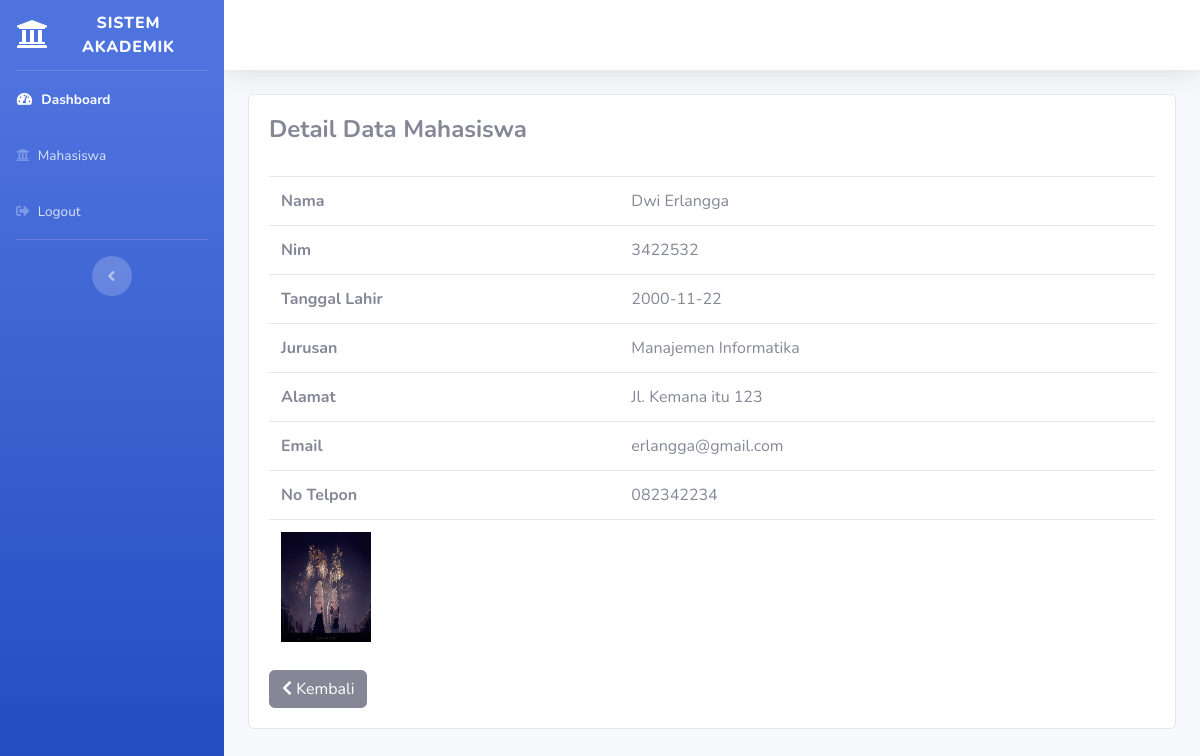
Page /administrator/mahasiswa/detail/12 on the committed database.
### tables this page shows
CREATE TABLE `tb_mahasiswa` (
  `id` int(11) NOT NULL,
  `nama` varchar(120) NOT NULL,
  `nim` int(8) NOT NULL,
  `tgl_lahir` date NOT NULL,
  `jurusan` varchar(50) NOT NULL,
  `alamat` varchar(100) NOT NULL,
  `email` varchar(50) NOT NULL,
  `no_telp` varchar(20) NOT NULL,
  `foto` varchar(500) NOT NULL
);

### application/controllers/administrator/Mahasiswa.php (called while the page is built, shortened)
<?php defined('BASEPATH') or die('No direct script access allowed');
class Mahasiswa extends CI_Controller
{
    public function detail($id)
    {
        $this->load->model('M_mahasiswa');
        $detail = $this->M_mahasiswa->detail_data($id);
        $data['detail'] = $detail;
        $this->load->view('template_administrator/header');
        $this->load->view('template_administrator/sidebar');
        $this->load->view('administrator/detail_mahasiswa', $data);
        $this->load->view('template_administrator/footer');
    }
}

### index.php (called while the page is built, shortened)
<?php
require_once BASEPATH.'core/CodeIgniter.php';

### application/models/M_mahasiswa.php (called while the page is built, shortened)
<?php
class M_mahasiswa extends CI_Model
{
    public function detail_data($id = Null)
    {
        $query = $this->db->get_where('tb_mahasiswa', array('id' => $id))->row();
        return $query;
    }
}

### application/views/administrator/detail_mahasiswa.php (the view)
<div class="content-wrapper">
    <div class="container-fluid">
        <section class="content">
            <div class="card">
                <div class="card-body">
                    <h4><strong>Detail Data Mahasiswa</strong></h4><br>
                    <table class="table">
                        <tr>
                            <th>Nama</th>
                            <td><?php echo $detail->nama ?></td>
                        </tr>
                        <tr>
                            <th>Nim</th>
                            <td><?php echo $detail->nim ?></td>
                        </tr>
                        <tr>
                            <th>Tanggal Lahir</th>
                            <td><?php echo $detail->tgl_lahir ?></td>
                        </tr>
                        <tr>
                            <th>Jurusan</th>
                            <td><?php echo $detail->jurusan ?></td>
                        </tr>
                        <tr>
                            <th>Alamat</th>
                            <td><?php echo $detail->alamat ?></td>
                        </tr>
                        <tr>
                            <th>Email</th>
                            <td><?php echo $detail->email ?></td>
                        </tr>
                        <tr>
                            <th>No Telpon</th>
                            <td><?php echo $detail->no_telp ?></td>
                        </tr>
                        <tr>
                            <td colspan="2">
                                <img src="<?php echo base_url(); ?>assets/foto/<?php echo $detail->foto; ?>" width="90" height="110">
                            </td>
                        </tr>
                    </table>
                    <a href="<?php echo base_url() . 'administrator/mahasiswa/index' ?>" class="btn btn-secondary"><i class="fas fa-chevron-left"></i> Kembali</a>
                </div>
            </div>
        </section>
    </div>
</div>

### rows in the picture
tb_mahasiswa: nama "Dwi Erlangga", nim "3422532", tgl_lahir "2000-11-22", jurusan "Manajemen Informatika", alamat "Jl. Kemana itu 123", email "erlangga@gmail.com", no_telp "082342234", foto (picture)
